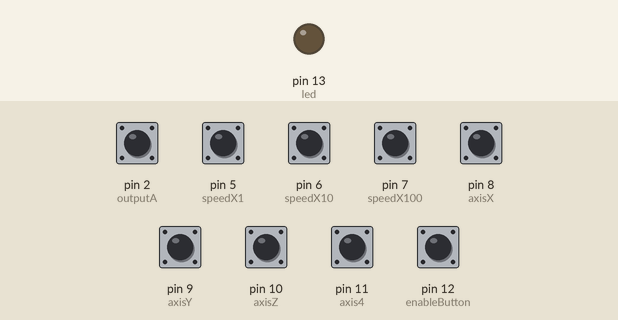
Simulated run of this sketch. Board: Arduino Leonardo, built with avr-gcc and run on an emulated ATmega32U4. Shown: output pins drawn as LEDs (lit = HIGH). The test bench sets the inputs (shaded band); at power-on: pin 2 (outputA), pin 5 (speedX1), pin 6 (speedX10), pin 7 (speedX100), pin 8 (axisX), pin 9 (axisY), pin 10 (axisZ), pin 11 (axis4), pin 12 (enableButton) HIGH. USB keyboard and mouse output is not drawn; what the sketch prints to the serial monitor is not drawn.

Above: at 1.2 s.
1.3 s: pin 12 (enableButton) pulled LOW for 0.15 s
At 1.41 s:
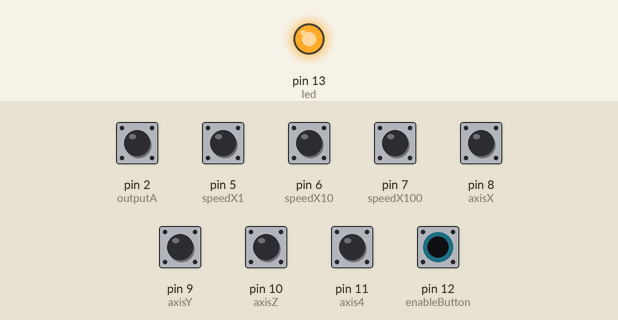
Timing chart, 0 to 4.3 s (numbered marks = the images above; inputs shaded):
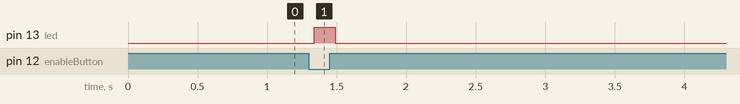

The sketch:

cncpendant.ino
```cpp
/*
  CNCPendant

  This sketch converts buttons, switches and encoder outputs from a handwheel
  to keystrokes.

  For Leonardo boards only.

  The side "deadman switch" enables and disables the sending of keystrokes.
  When the side button is pressed (enablebutton input 12 pulled low):
     * the led lights up,
     * the keyboard is enabled
     * the current jog speed (1, 2, 3) is sent
  When the side button is released
     * keyboard is disabled
     * led turned off
     * current encoder value is sent to serial port

  The X1, X10, X100, axis switch immediately sends (1, 2, 3) to set jog speed

  Circuit:
  - 2, 3 wired to encoder A, B
  - 8, 9, 10, 11 wired to AXIS X, Y, Z, 4
  - 5, 6, 7 wired to X1, X10, X100
  - 12 wired to enable button
  - 13 wired to LED
  - Encoder also has 5V and GND
  - LED is wired to 5V

  created Nov 5 2019
  by Norm Ross
*/

#include <limits.h>
#include "Keyboard.h"
#include <util/atomic.h>

volatile long counter = 0;
long prevCounter = 0;

constexpr int outputA = 2;
constexpr int outputB = 3;
constexpr int speedX1 = 5;
constexpr int speedX10 = 6;
constexpr int speedX100 = 7;
constexpr int axisX = 8;
constexpr int axisY = 9;
constexpr int axisZ = 10;
constexpr int axis4 = 11;
constexpr int enableButton = 12;
constexpr int led = 13;

bool pinOutput[14] = {};
unsigned char  pinIntegrator[14] = {};
constexpr unsigned int debounceTime = 1;
constexpr unsigned int sampleInterval = 20;
constexpr unsigned int pinIntegratorMax = sampleInterval/debounceTime;
unsigned long lastDebounceTime = 0;

// Interrupt routine for quadrature encoder
// https://howtomechatronics.com/tutorials/arduino/rotary-encoder-works-use-arduino/
//
void handwheel()
{
  if (pinOutput[enableButton] == LOW) {
      if (digitalRead(outputA) != digitalRead(outputB)) {
        counter++;
      } else {
        counter--;
      }
  }
}

void setup() {
  pinMode(outputA, INPUT);
  pinMode(outputB, INPUT);
  pinMode(speedX1, INPUT_PULLUP);
  pinMode(speedX10, INPUT_PULLUP);
  pinMode(speedX100, INPUT_PULLUP);
  pinMode(axisX, INPUT_PULLUP);
  pinMode(axisY, INPUT_PULLUP);
  pinMode(axisZ, INPUT_PULLUP);
  pinMode(axis4, INPUT_PULLUP);
  pinMode(enableButton, INPUT_PULLUP);
  pinMode(led, OUTPUT);

  digitalWrite(led, LOW);

  attachInterrupt(digitalPinToInterrupt(outputA), handwheel, CHANGE);
}

void sendAxis() {
    if (!pinOutput[enableButton]) {
      if (!pinOutput[speedX1]) {
        Keyboard.write('1');
      } else if (!pinOutput[speedX10]) {
        Keyboard.write('2');
      } else if (!pinOutput[speedX100]) {
        Keyboard.write('3');
      }
    }
}

void loop() {

  if ((millis() - lastDebounceTime) > debounceTime) {
    lastDebounceTime = millis();

    for (int i = 5; i <= 12; i++) {
      if ((digitalRead(i) == LOW) && (pinIntegrator[i] > 0)) {
        pinIntegrator[i]--;
        if (pinIntegrator[i] == 0 && pinOutput[i]) {
            pinOutput[i] = false;
    //      Serial.print(i);
   //       Serial.println("-");

            switch(i) {
              case axisX:
              case axisY:
              case axisZ:
              case axis4:
                counter = 0;
                prevCounter = 0;
                break;
              case enableButton:
                digitalWrite(led, HIGH);
                Keyboard.begin();
                counter = 0;
                prevCounter = 0;
                // fall through
              case speedX1:
              case speedX10:
              case speedX100:
                sendAxis();
                break;
            }
        }
      } else if (pinIntegrator[i] < pinIntegratorMax) {
        pinIntegrator[i]++;
        if ((pinIntegrator[i] == pinIntegratorMax) && !pinOutput[i]) {
          pinOutput[i] = true;
          switch(i) {
            case enableButton:
              digitalWrite(led, LOW);
              Keyboard.end();
              Serial.println(counter);
              break;
          }
    //      Serial.print(i);
    //      Serial.println("+");
        }
      }
    }
  }


  if (pinOutput[enableButton] == LOW) {

    int diffCounter;
    ATOMIC_BLOCK(ATOMIC_RESTORESTATE)
    {
      diffCounter = (counter - prevCounter)/2;
      prevCounter += diffCounter*2;
    }

    for (;diffCounter > 0; diffCounter--) {
        if (pinOutput[axisX] == LOW) {
          Keyboard.press(KEY_RIGHT_ARROW);
          Keyboard.release(KEY_RIGHT_ARROW);
        } else if (pinOutput[axisY] == LOW) {
          Keyboard.press(KEY_UP_ARROW);
          Keyboard.release(KEY_UP_ARROW);
        } else if (pinOutput[axisZ] == LOW) {
          Keyboard.write('.');
        }
    }
    for (;diffCounter < 0; diffCounter++) {
        if (pinOutput[axisX] == LOW) {
          Keyboard.press(KEY_LEFT_ARROW);
          Keyboard.release(KEY_LEFT_ARROW);
        } else if (pinOutput[axisY] == LOW) {
          Keyboard.press(KEY_DOWN_ARROW);
          Keyboard.release(KEY_DOWN_ARROW);
        } else if (pinOutput[axisZ] == LOW) {
          Keyboard.write(',');
        }
    }
  }
}
```

Measured:
- after the input at 1.3 s, pin 13 (led): LOW → HIGH at once, → LOW 0.15 s later
